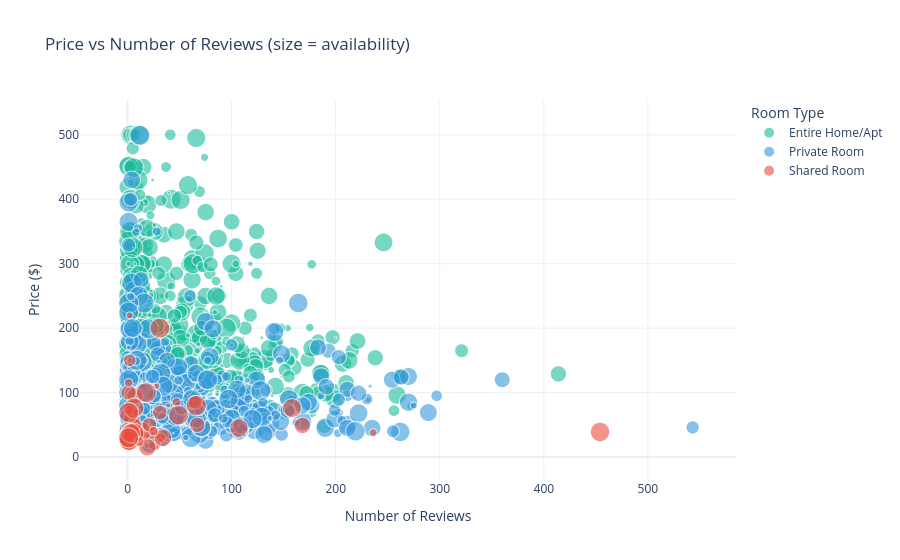

This figure's notebook cell:
### Markdown cell above
## 4B.5 Interactive Scatter: Price vs Reviews

### Code cell
# Interactive scatter plot: Price vs Number of Reviews
sample_scatter = df[(df['price'] <= 500) & (df['number_of_reviews'] > 0)].sample(min(3000, len(df)), random_state=42)

fig = px.scatter(sample_scatter,
                 x='number_of_reviews',
                 y='price',
                 color='room_type',
                 color_discrete_map=room_colors,
                 size='availability_365',
                 size_max=20,
                 hover_name='name',
                 hover_data={
                     'borough': True,
                     'neighborhood': True,
                     'price': ':$,.0f',
                     'number_of_reviews': True,
                     'availability_365': True
                 },
                 opacity=0.6,
                 title='Price vs Number of Reviews (size = availability)')

fig.update_layout(
    xaxis_title='Number of Reviews',
    yaxis_title='Price ($)',
    template='plotly_white',
    legend_title='Room Type'
)

fig.show()

### Figure 1 — Plotly figure (JSON) as saved in the notebook; plotly's stock layout.template omitted (floating-point values rounded to 4 significant figures; data arrays with more than 128 entries replaced by an {"elided": "..."} marker saying what was removed)
{"data": [{"customdata": {"elided": "1541x3 mixed values"}, "hovertemplate": "<b>%{hovertext}</b><br><br>room_type=Entire Home/Apt<br>number_of_reviews=%{x}<br>price=%{y:$,.0f}<br>availability_365=%{customdata[2]}<br>borough=%{customdata[0]}<br>neighborhood=%{customdata[1]}<extra></extra>", "hovertext": {"elided": "1541 str values"}, "legendgroup": "Entire Home/Apt", "marker": {"color": "#1ABC9C", "opacity": 0.6, "size": {"elided": "1541 int values"}, "sizemode": "area", "sizeref": 0.9125, "symbol": "circle"}, "mode": "markers", "name": "Entire Home/Apt", "showlegend": true, "type": "scattergl", "x": {"elided": "1541 int values"}, "xaxis": "x", "y": {"elided": "1541 int values"}, "yaxis": "y"}, {"customdata": {"elided": "1394x3 mixed values"}, "hovertemplate": "<b>%{hovertext}</b><br><br>room_type=Private Room<br>number_of_reviews=%{x}<br>price=%{y:$,.0f}<br>availability_365=%{customdata[2]}<br>borough=%{customdata[0]}<br>neighborhood=%{customdata[1]}<extra></extra>", "hovertext": {"elided": "1394 str values"}, "legendgroup": "Private Room", "marker": {"color": "#3498DB", "opacity": 0.6, "size": {"elided": "1394 int values"}, "sizemode": "area", "sizeref": 0.9125, "symbol": "circle"}, "mode": "markers", "name": "Private Room", "showlegend": true, "type": "scattergl", "x": {"elided": "1394 int values"}, "xaxis": "x", "y": {"elided": "1394 int values"}, "yaxis": "y"}, {"customdata": {"elided": "65x3 mixed values"}, "hovertemplate": "<b>%{hovertext}</b><br><br>room_type=Shared Room<br>number_of_reviews=%{x}<br>price=%{y:$,.0f}<br>availability_365=%{customdata[2]}<br>borough=%{customdata[0]}<br>neighborhood=%{customdata[1]}<extra></extra>", "hovertext": ["Living Room sofa Bed in Chelsea2", "Cozy Pre-War Harlem Apartment", "Luxury One Bedroom in Manhattan", "Monty", "Brooklyn-Bedstuy-Studio", "NICE BED IN A SHARED ROOM FOR A MAN NEAR MIDTOWN 1", "Artist space for creative nomads.", "Beautiful Harlem apt with views", "Cute shared studio apartment", "Artistic, Cozy Space in Convenient Williamsburg", "Overnight Bed in Heart of Manhattan for Female", "Sleep & The City (Women Shared Apartment)", "Bright  Spacious CrashPad  , NextDoor To Subway", "A Living Room", "Bright warmth 2min bus 4min subway 窗下凉台花园房｡", "Clean cozy overnight bed in Manhattan", "COZY NEST/Coffee and Bagel", "Beautiful shared place by Times Square, Midtown.", "Safe, Overnight Crash Pad Near JFK, LGA and NYC", "Brooklyn Magic Bunk Share", "Brooklyn @ Best ✨ cozy 1br garden", "Sunny, Quiet, Open Space Uptown", "J- HOTEL STYLE SHARE ROOM FOR 2PPL FREE WIFI CABLE", "Amazing View from Contemporary Loft", "Best location in ny", "Modern Room in Coliving/15min walk to Williamsburg", "New York Po home sweet home", "both world getting to the city and safe place", "Location Enya", "Luxury, Adorable Studio Apartment", "Great Room  Great Location Williamsburg", "yahmanscrashpads", "Cozy living room in the center of Manhattan", "Perfect spot near Kennedy airport", "Cozy loft bed", "Newly & Comfy Shared room close to Manhattan", "Relaxed Comfortable Beds in A Cozy Apartment.", "25 min to Manhattan: Bed in quiet apartment", "A Couch In East Williamsburg Near Train.", "Room in basement apartment in Woodlawn", "Upper East Side 1BR", "ONLY LADYS/  3 CAMAS PARA MUJERES EN QUEENS.", "Cozy Manhattan male room for a long term IV", "Sun-filled living room with futon!", "Beauty, Shared Room Near Central Park 4", "Bed no.2 in the living room", "Comfortable Cozy Space in El Barrio", "Bedroom 7 Bed D", "Male Shared room 1 bed in the bedroom long term", "Parlour Apartment in PreWar Home", "The Real Manhattan Upper East Side--Now Yours", "Cozy Sofa Bed in Upper Manhattan", "Welcome to my Lovely Studio.", "Comfy couch in Manhattan!", "Queen bed behind living room curtain, cheap, good", "Budget-WELCOME ALL \"Couch\" walk to CITIFIELD & LGA", "Artist Hostel in Bedstuy, Brooklyn", "Work In Progress", "trip NYC - your Couch - clean, cheap, close to all", "A BETTA share -Low maintanence guests, e20's  NYC!", "Manhattan room 3 NYC 127 st and convent ave", "Bunk bed spot one block from subway", "Cozy shared space, heart of Astoria", "A Shared Space in a Shared Room", "Convenient Place in Midtown"], "legendgroup": "Shared Room", "marker": {"color": "#E74C3C", "opacity": 0.6, "size": [171, 248, 216, 238, 34, 267, 324, 365, 313, 135, 212, 345, 344, 361, 236, 5, 196, 22, 138, 83, 0, 0, 365, 365, 24, 327, 41, 0, 280, 0, 66, 353, 142, 90, 62, 365, 288, 89, 56, 0, 0, 351, 201, 0, 365, 0, 0, 365, 334, 0, 0, 188, 158, 0, 78, 361, 343, 76, 271, 353, 365, 85, 0, 358, 365], "sizemode": "area", "sizeref": 0.9125, "symbol": "circle"}, "mode": "markers", "name": "Shared Room", "showlegend": true, "type": "scattergl", "x": [65, 168, 67, 7, 28, 4, 158, 31, 107, 4, 1, 1, 4, 10, 24, 51, 31, 39, 26, 32, 3, 2, 1, 66, 1, 4, 2, 4, 1, 12, 1, 454, 2, 2, 9, 3, 34, 13, 236, 2, 1, 2, 2, 1, 6, 13, 131, 13, 1, 17, 48, 21, 7, 17, 25, 6, 3, 47, 19, 49, 1, 11, 14, 1, 18], "xaxis": "x", "y": [85, 49, 50, 95, 110, 58, 76, 200, 45, 70, 100, 39, 37, 30, 35, 49, 69, 80, 19, 30, 65, 63, 30, 80, 69, 35, 220, 65, 35, 115, 115, 39, 150, 73, 69, 35, 30, 35, 38, 70, 175, 25, 33, 45, 76, 23, 65, 39, 25, 40, 99, 50, 50, 30, 40, 37, 37, 85, 15, 65, 69, 24, 22, 30, 100], "yaxis": "y"}], "layout": {"legend": {"itemsizing": "constant", "title": {"text": "Room Type"}, "tracegroupgap": 0}, "title": {"text": "Price vs Number of Reviews (size = availability)"}, "xaxis": {"anchor": "y", "domain": [0, 1], "title": {"text": "Number of Reviews"}}, "yaxis": {"anchor": "x", "domain": [0, 1], "title": {"text": "Price ($)"}}}}
